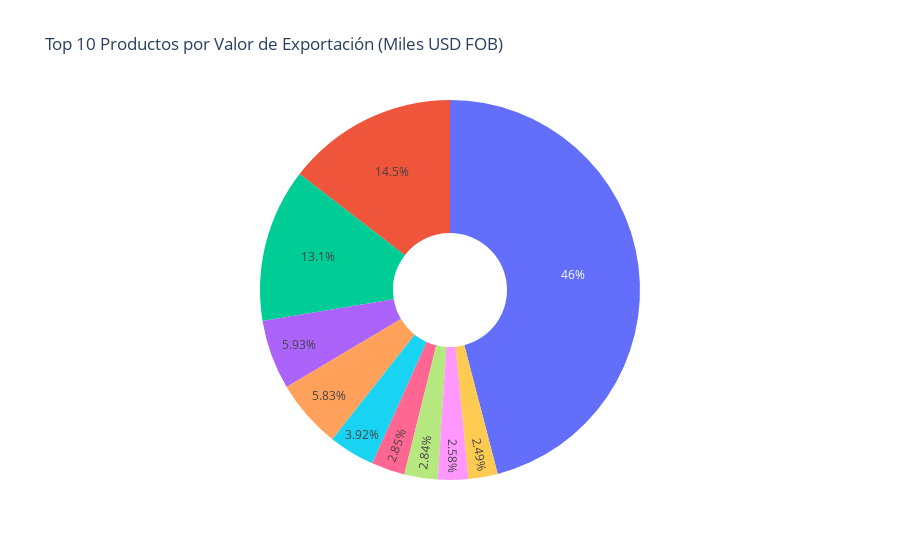

Notebook code for this chart:
### Code cell
# TOP 10 Productos por valor de Exportacion

top_10_valores_exportacion = data.groupby('descripcion_partida10_dig')['exportaciones_en_valor_(miles_usd_fob)'].sum().nlargest(10).reset_index()

fig = px.pie(
    top_10_valores_exportacion,
    values='exportaciones_en_valor_(miles_usd_fob)',
    names='descripcion_partida10_dig',
    title='Top 10 Productos por Valor de Exportación (Miles USD FOB)',
    hole=0.3
)

fig.update_traces(hovertemplate="<b>%{label}</b><br>Valor de Exportación: %{value} Miles USD FOB")
fig.update_layout(showlegend=False)
fig.show()

### Figure 1 — Plotly figure (JSON) as saved in the notebook; plotly's stock layout.template omitted (floating-point values rounded to 4 significant figures)
{"data": [{"domain": {"x": [0, 1], "y": [0, 1]}, "hole": 0.3, "hovertemplate": "<b>%{label}</b><br>Valor de Exportación: %{value} Miles USD FOB", "labels": ["los_demás_cafés_sin_tostar,_sin_descafeinar", "\"bananas_o_plátanos_frescos_del_tipo_\"\"cavendish_valery\"\"_\"", "las_demás_flores_y_capullos_frescos,_cortados_para_ramos_o_adornos", "aceite_de_palma_en_bruto", "rosas_frescas,_cortadas_para_ramos_o_adornos", "los_demás_azúcares_de_caña_o_de_remolacha_y_sacarosa_químicamente_pura,_en_estado_sólido", "los_demás_claveles_frescos,_cortados_para_ramos_o_adornos", "los_demás_bovinos_domésticos_vivos,_machos", "café_soluble_liofilizado,_con_granulometría_de_2_0_-_3_00_mm", "los_demás_extractos,_esencias_y_concentrados_de_café"], "legendgroup": "", "name": "", "showlegend": true, "type": "pie", "values": [16249333, 5141759, 4618356, 2096023, 2062640, 1385883, 1007322, 1003214, 911547, 879878]}], "layout": {"autosize": true, "legend": {"tracegroupgap": 0}, "showlegend": false, "title": {"text": "Top 10 Productos por Valor de Exportación (Miles USD FOB)"}}}
